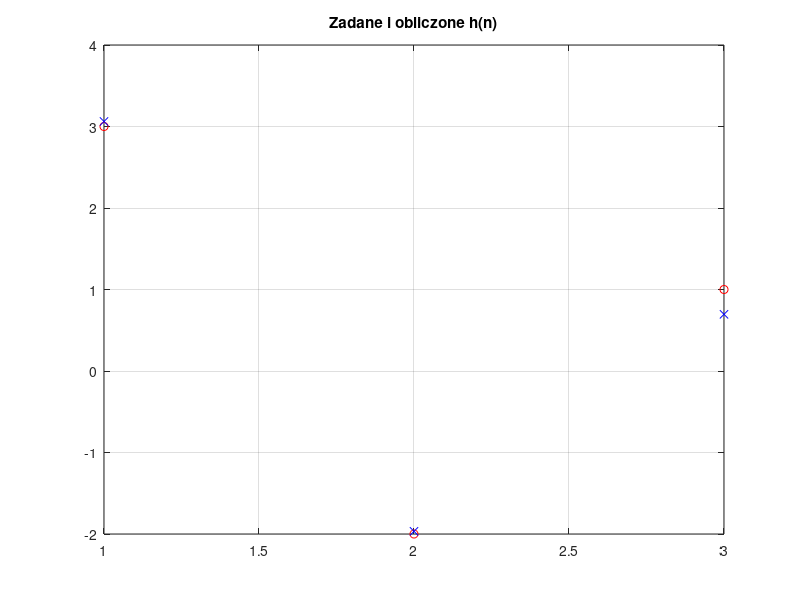

Source code (MATLAB):


clear all; close all;

h = [3; -2; 1 ];    % symulowana  odpowiedz impulsowa kanalu
%load h.dat         % rzeczywista odpowiedz impulsowa kanalu
L = length(h);     % liczba wag                           
figure; stem(h,'filled'); title('h(n)'); grid; pause

prbs = 2*round( rand(7*L,1) )-1;                                % pobudzenie kanalu
%prbs=[-1,-1,-1,-1,1,-1,1,-1,1,1,1,-1,1,1,-1,1,-1,1,-1,-1,1]';   % krotkie 
%prbs=[1,2,3,4,5,6,7,8,9,10,11,12,13,14,15,16,17]'; % test dla X
x = [ prbs ];  N = length(x);

r = x(L:-1:1);            % pierwszy wiersz     
c = x(L:N);             % pierwsza kolumna i gdy juz znamy te dwie to mozemy utwotrzuc macierz toeplitza
X = toeplitz(c,r), 
pause    % macierz pobudzenia o strukturze Toeplitza

y = X*h;         % wynik przejscia pobudzenia przez uklad h(n)
SNR=0; y = awgn(y,SNR);    % dodanie szumu, tak aby otrzymac zadany SNR 

he = X \ y;                      % to samo zoptymalizowane obliczeniowo
plot(1:L,h,'ro',1:L,he,'bx'); title('Zadane i obliczone h(n)'); grid; 
pause  